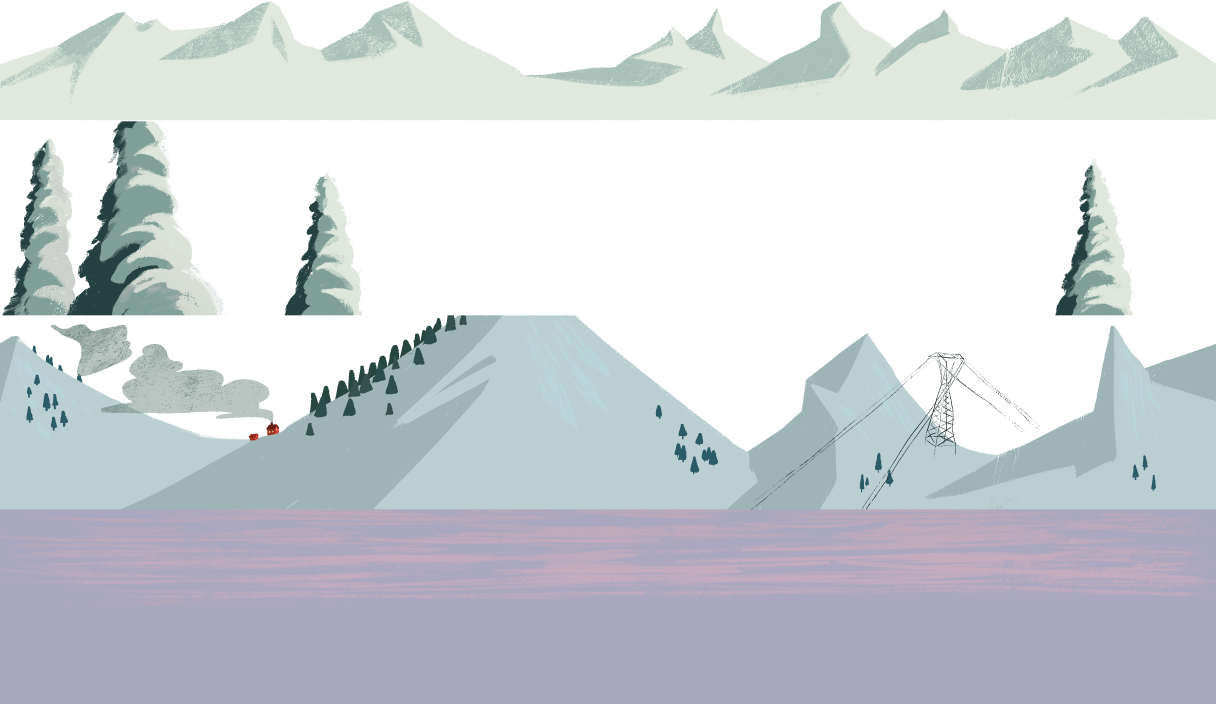
#> input picture core/test-data/samples/Hiver.png, 3647 x 2110 px, found by its file name (shown at 1/3 size)
$ python make.py ../../core/test-data/samples/Hiver.png
#> lines starting #> are read from the running program, lines starting #| are printed output that depends on the picture
#> in build_atlas, hiver is the input picture: PIL image 3647x2110 P; mean R, G, B, A 140.4, 155.7, 163.4, 158.3
"""make.py OUT — the r363 reveal round: a figure in a layer of its own, behind Hiver's front pines (r363).

    python3 tools/r363-reveal/make.py build/r363/round
    tools/ai-film.sh build/r363/round build/r363/film 24 24

Hiver's page (engines/rounds/round1/s03.jplax) with one IMAGE layer added between its far hills (speed 0.024) and its
front pines (0.038, 0.041): a hooded figure, drawn here, alone in a strip Pad X wide (once every three screens of
its scroll), standing on the hills' snow line. Nothing but today's .jplax: the pines hide it and their gaps show it.
v01 draws it at the size its speed gives it (a person against the pines, scaled by its speed over theirs); v02 at the
size the accident in parallax-ai's R1 had, a giant. Writes OUT/reveal.png and .atlas (Hiver.png with the figure
under it), OUT/v01.jplax, v02.jplax and round.json.
"""
import copy
import json
import os
import sys

from PIL import Image, ImageDraw

HIVER = 'core/test-data/samples'
PAGE = 'engines/rounds/round1/s03.jplax'
# World units: the view is 40 wide and 22.5 high at 1280x720 (32 px a unit).
FIGURE_SPEED = 0.032
FOOT_Y = 59.0  # percent of the world height: the hills' snow line under the pines
ENTERS_AT = 13.0  # seconds into the 60 units/s scroll the figure's left edge crosses the view's right edge
PERIOD = 120.0  # world units from one figure to the next: three views


def figure(width=160, height=400, scale=4):
    """A hooded figure, dark as the pines' shadow side, two pale eyes; transparent around it."""
#> called with width = 160, height = 400, scale = 4
    w, h = width * scale, height * scale
    im = Image.new('RGBA', (w, h), (0, 0, 0, 0))
#> im: PIL image 640x1600 RGBA; every value is 0
    d = ImageDraw.Draw(im)
    body = (26, 46, 48, 255)
    # Cloak: a bell from the shoulders to the ground, ragged hem.
    cloak = [(w * 0.28, h * 0.24), (w * 0.72, h * 0.24), (w * 0.98, h * 0.97)]
    for i in range(9, -1, -1):
        cloak.append((w * (0.02 + 0.96 * i / 9), h * (1.0 if i % 2 else 0.95)))
    d.polygon(cloak, fill=body)
    # Hood.
    d.ellipse((w * 0.22, h * 0.02, w * 0.78, h * 0.34), fill=body)
    # Eyes, a little apart, under the hood's brow.
    eye = (236, 240, 214, 255)
    for cx in (0.40, 0.60):
        d.ellipse((w * (cx - 0.05), h * 0.15, w * (cx + 0.05), h * 0.19), fill=eye)
    return im.resize((width, height), Image.LANCZOS)
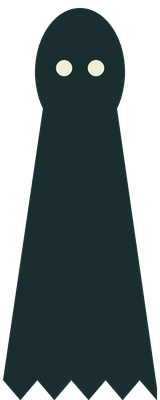
#> returned value: PIL image 160x400 RGBA; mean R, G, B, A 17.9, 31.2, 32.3, 159.4; transparent parts drawn white


def build_atlas(out):
    hiver = Image.open(os.path.join(HIVER, 'Hiver.png'))
    fig = figure()
    top = hiver.height + 2
#> top = 2112
    sheet = Image.new('RGBA', (hiver.width, top + fig.height + 1), (0, 0, 0, 0))
#> sheet: PIL image 3647x2513 RGBA; every value is 0
    sheet.paste(hiver, (0, 0))
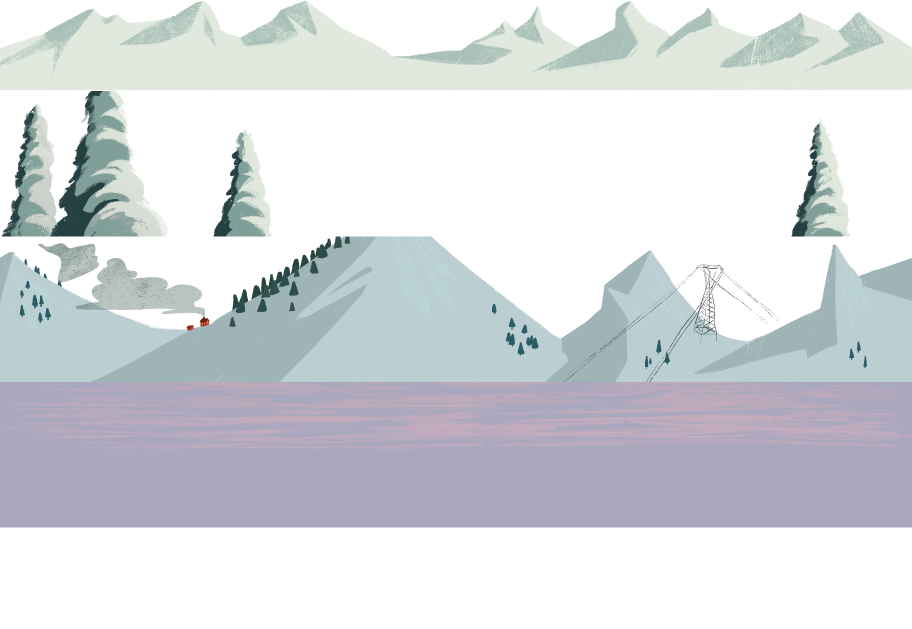
#> sheet: PIL image 3647x2513 RGBA (shown at 1/4 size); mean R, G, B, A 117.9, 130.7, 137.2, 132.9; transparent parts drawn white
    sheet.paste(fig, (1, top))
    sheet.save(os.path.join(out, 'reveal.png'))
#> (the run stopped early here; a loop or call above may not have finished)

$ run again, with core/test-data/samples/Printemps.png copied over core/test-data/samples/Hiver.png
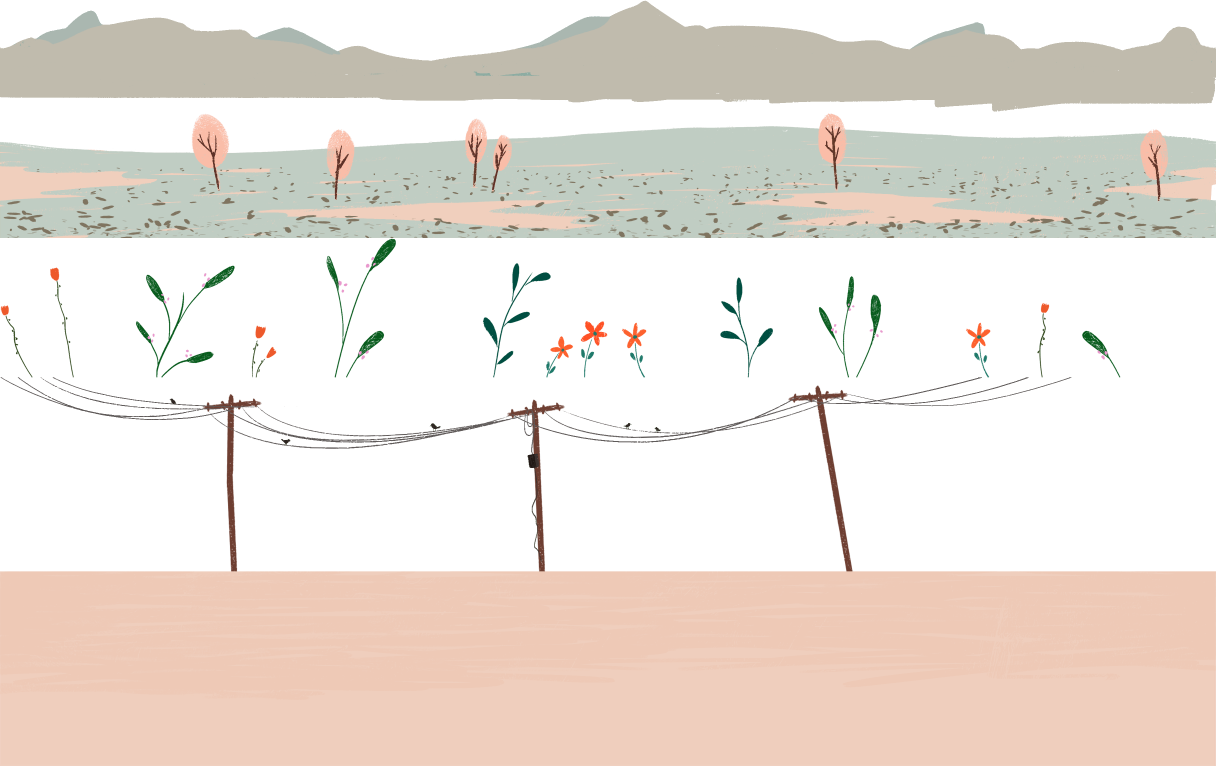
#> input picture core/test-data/samples/Printemps.png, 3647 x 2296 px, found by its file name (shown at 1/3 size)
#> in build_atlas, hiver is the input picture: PIL image 3647x2296 P; mean R, G, B, A 143.1, 148.4, 144.5, 119.8
#> im: PIL image 640x1600 RGBA; every value is 0
#> in build_atlas, `sheet.paste(hiver, (0, 0))`:
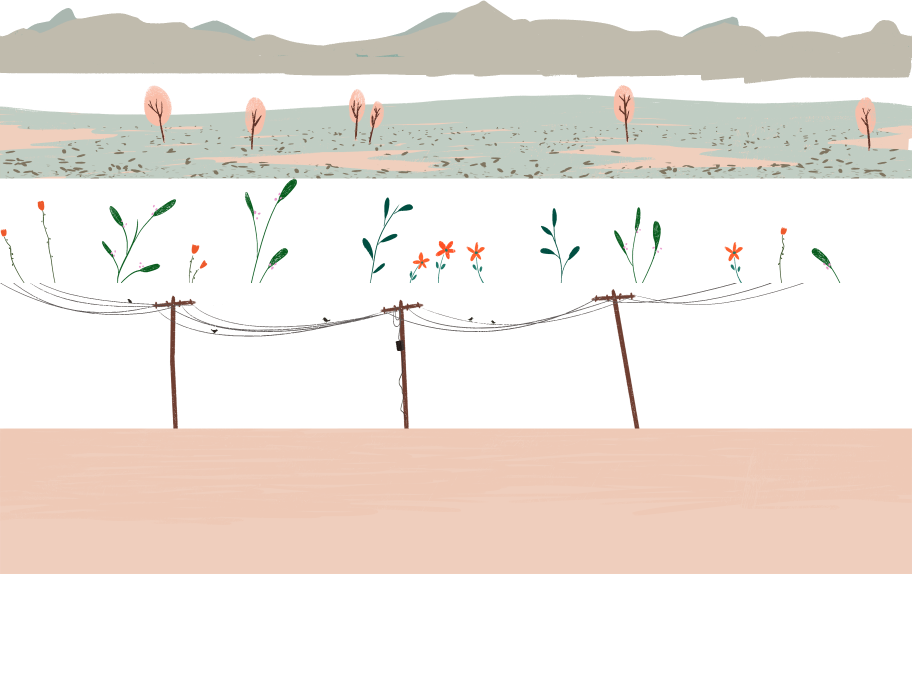
#> sheet: PIL image 3647x2699 RGBA (shown at 1/4 size); mean R, G, B, A 121.7, 126.3, 123, 101.9; transparent parts drawn white
